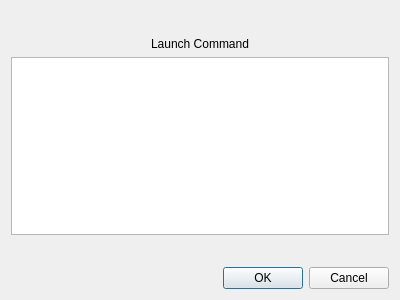
<?xml version="1.0" encoding="UTF-8"?>
<ui version="4.0">
 <class>launch_command_edit</class>
 <widget class="QDialog" name="launch_command_edit">
  <property name="geometry">
   <rect>
    <x>0</x>
    <y>0</y>
    <width>400</width>
    <height>300</height>
   </rect>
  </property>
  <property name="windowTitle">
   <string>Launch Command Edit</string>
  </property>
  <layout class="QVBoxLayout" name="verticalLayout">
   <item>
    <spacer name="verticalSpacer">
     <property name="orientation">
      <enum>Qt::Vertical</enum>
     </property>
     <property name="sizeHint" stdset="0">
      <size>
       <width>20</width>
       <height>40</height>
      </size>
     </property>
    </spacer>
   </item>
   <item alignment="Qt::AlignHCenter">
    <widget class="QLabel" name="label">
     <property name="text">
      <string>Launch Command</string>
     </property>
    </widget>
   </item>
   <item>
    <widget class="QPlainTextEdit" name="plainTextEdit"/>
   </item>
   <item>
    <spacer name="verticalSpacer_2">
     <property name="orientation">
      <enum>Qt::Vertical</enum>
     </property>
     <property name="sizeHint" stdset="0">
      <size>
       <width>20</width>
       <height>40</height>
      </size>
     </property>
    </spacer>
   </item>
   <item>
    <widget class="QDialogButtonBox" name="buttonBox">
     <property name="orientation">
      <enum>Qt::Horizontal</enum>
     </property>
     <property name="standardButtons">
      <set>QDialogButtonBox::Cancel|QDialogButtonBox::Ok</set>
     </property>
    </widget>
   </item>
  </layout>
 </widget>
 <resources/>
 <connections>
  <connection>
   <sender>buttonBox</sender>
   <signal>accepted()</signal>
   <receiver>launch_command_edit</receiver>
   <slot>accept()</slot>
   <hints>
    <hint type="sourcelabel">
     <x>248</x>
     <y>254</y>
    </hint>
    <hint type="destinationlabel">
     <x>157</x>
     <y>274</y>
    </hint>
   </hints>
  </connection>
  <connection>
   <sender>buttonBox</sender>
   <signal>rejected()</signal>
   <receiver>launch_command_edit</receiver>
   <slot>reject()</slot>
   <hints>
    <hint type="sourcelabel">
     <x>316</x>
     <y>260</y>
    </hint>
    <hint type="destinationlabel">
     <x>286</x>
     <y>274</y>
    </hint>
   </hints>
  </connection>
 </connections>
</ui>
